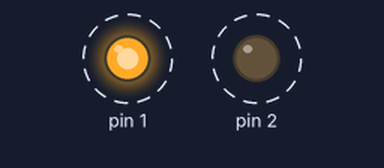
This sketch was run on a simulated Arduino Uno, built with avr-gcc and run on an emulated ATmega328P. On the bench: output pins drawn as LEDs (lit = HIGH). Dashed ring = blinking.

Above: at 0.5 s.
Timing chart, 0 to 5.1 s (numbered marks = the images above):
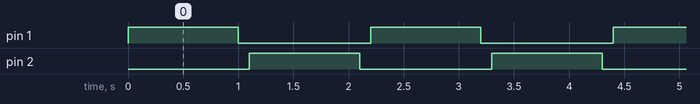

Measured:
- by itself, pin 1, pin 2: alternates HIGH for 1.0 s and LOW for 1.2 s
- by itself, everything shown: repeats every 2.2 s, in 4 steps

The sketch:

brave_fulffy_gogo1.ino
```cpp
// C++ code
//
/*
  Fade
  This example shows how to fade an LED on pin 9
  using the analogWrite() function.

  The analogWrite() function uses PWM, so if  you
  want to change the pin you're using, be  sure to
  use another PWM capable pin. On most  Arduino,
  the PWM pins are identified with   a "~" sign,
  like ~3, ~5, ~6, ~9, ~10 and ~11.
*/


void setup()
{

  pinMode(1 , OUTPUT);
  pinMode(2 , OUTPUT);
}


void loop(){
  digitalWrite(1, HIGH);
  delay(1000);
   digitalWrite(1, LOW);
  delay(100);

  digitalWrite(2, HIGH);
  delay(1000);
   digitalWrite(2, LOW);
  delay(100);


}
```
